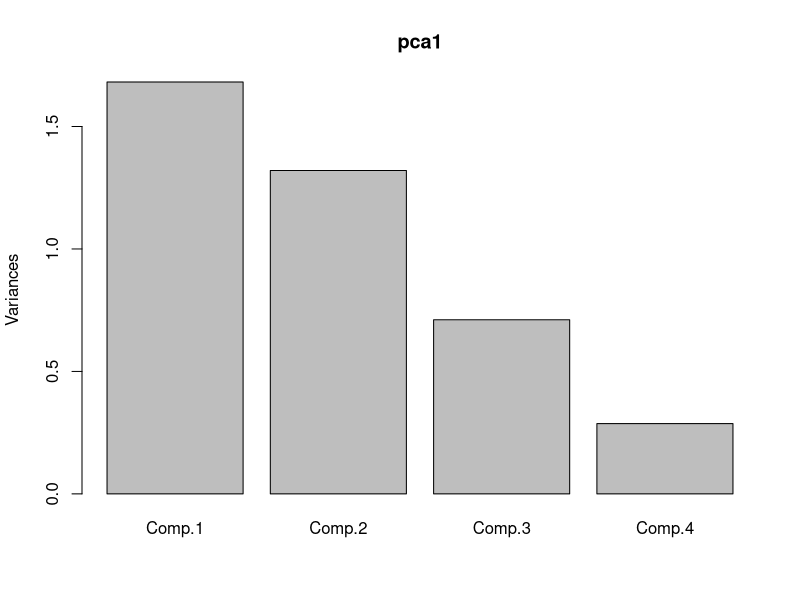
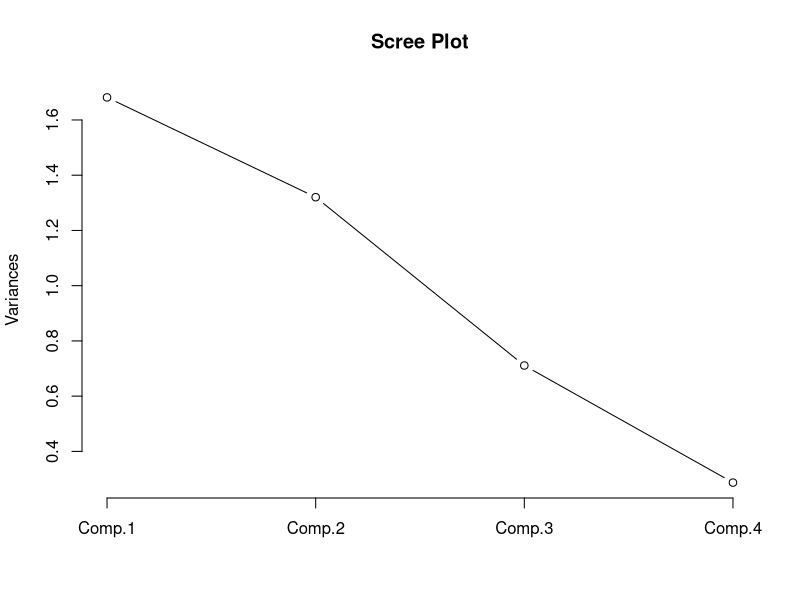
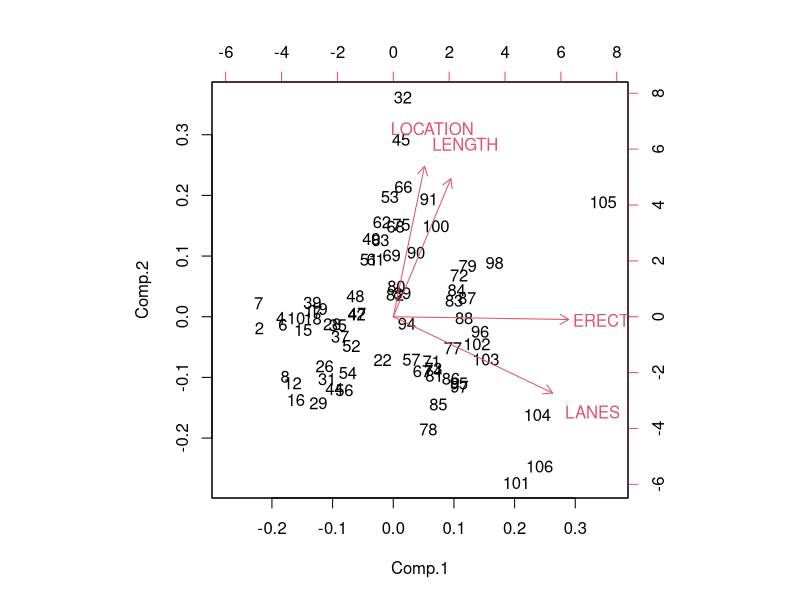
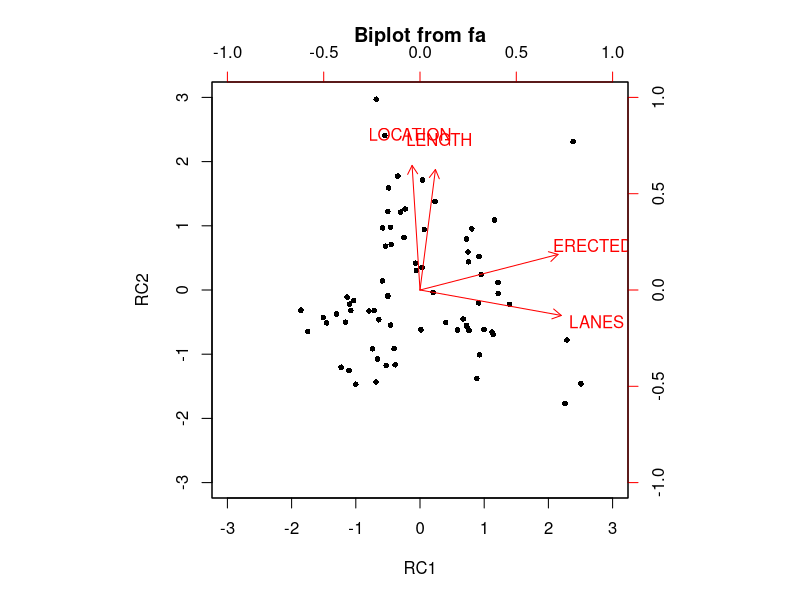

Source code (R) for these figures, in order:
library(psych)
data <- read.csv("data.txt", na.strings="?")
attach(data)

#definir variaveis
X<- subset(data, select = c("LOCATION","ERECTED","LENGTH","LANES"))
X<- X[complete.cases(X), ]

#descricoes estatisticas
summary(X)

#matriz de correlacao
cor(X)

#PCA
pca1 <- princomp(X, scores=TRUE, cor=TRUE)

#descricoes estatisticas do PCA
summary(pca1)

#Componentes Principais
loadings(pca1)

#Imprimir os autovalores
plot(pca1)
screeplot(pca1, type="line", main="Scree Plot")

#Imprimir os escores
biplot(pca1)

#Rotacao VARIMAX
pca2 <- principal(X, nfactors = 2, scores=TRUE)
summary(pca2)
biplot(pca2)


